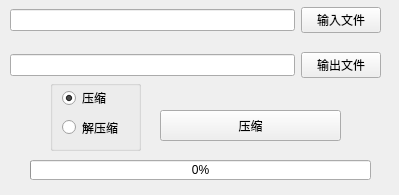
<?xml version="1.0" encoding="UTF-8"?>
<ui version="4.0">
 <class>MainWindow</class>
 <widget class="QMainWindow" name="MainWindow">
  <property name="geometry">
   <rect>
    <x>0</x>
    <y>0</y>
    <width>399</width>
    <height>195</height>
   </rect>
  </property>
  <property name="minimumSize">
   <size>
    <width>399</width>
    <height>195</height>
   </size>
  </property>
  <property name="maximumSize">
   <size>
    <width>399</width>
    <height>195</height>
   </size>
  </property>
  <property name="windowTitle">
   <string>MainWindow</string>
  </property>
  <widget class="QWidget" name="centralwidget">
   <widget class="QGroupBox" name="groupBox">
    <property name="geometry">
     <rect>
      <x>50</x>
      <y>80</y>
      <width>91</width>
      <height>71</height>
     </rect>
    </property>
    <property name="title">
     <string notr="true"/>
    </property>
    <layout class="QVBoxLayout" name="verticalLayout">
     <property name="topMargin">
      <number>0</number>
     </property>
     <item>
      <widget class="QRadioButton" name="radioButton">
       <property name="acceptDrops">
        <bool>false</bool>
       </property>
       <property name="text">
        <string>压缩</string>
       </property>
       <property name="checked">
        <bool>true</bool>
       </property>
      </widget>
     </item>
     <item>
      <widget class="QRadioButton" name="radioButton_2">
       <property name="text">
        <string>解压缩</string>
       </property>
      </widget>
     </item>
    </layout>
   </widget>
   <widget class="QWidget" name="widget_2" native="true">
    <property name="geometry">
     <rect>
      <x>10</x>
      <y>40</y>
      <width>371</width>
      <height>51</height>
     </rect>
    </property>
    <layout class="QHBoxLayout" name="horizontalLayout_2">
     <item>
      <widget class="QLineEdit" name="lineEdit_2">
       <property name="readOnly">
        <bool>true</bool>
       </property>
      </widget>
     </item>
     <item>
      <widget class="QPushButton" name="pushButton_4">
       <property name="text">
        <string>输出文件</string>
       </property>
      </widget>
     </item>
    </layout>
   </widget>
   <widget class="QPushButton" name="pushButton">
    <property name="geometry">
     <rect>
      <x>160</x>
      <y>110</y>
      <width>181</width>
      <height>31</height>
     </rect>
    </property>
    <property name="text">
     <string>压缩</string>
    </property>
   </widget>
   <widget class="QWidget" name="widget" native="true">
    <property name="geometry">
     <rect>
      <x>10</x>
      <y>0</y>
      <width>371</width>
      <height>41</height>
     </rect>
    </property>
    <layout class="QHBoxLayout" name="horizontalLayout">
     <item>
      <widget class="QLineEdit" name="lineEdit">
       <property name="readOnly">
        <bool>true</bool>
       </property>
      </widget>
     </item>
     <item>
      <widget class="QPushButton" name="pushButton_3">
       <property name="text">
        <string>输入文件</string>
       </property>
      </widget>
     </item>
    </layout>
   </widget>
   <widget class="QProgressBar" name="progressBar">
    <property name="geometry">
     <rect>
      <x>30</x>
      <y>160</y>
      <width>341</width>
      <height>20</height>
     </rect>
    </property>
    <property name="value">
     <number>0</number>
    </property>
   </widget>
  </widget>
 </widget>
 <resources/>
 <connections/>
</ui>
